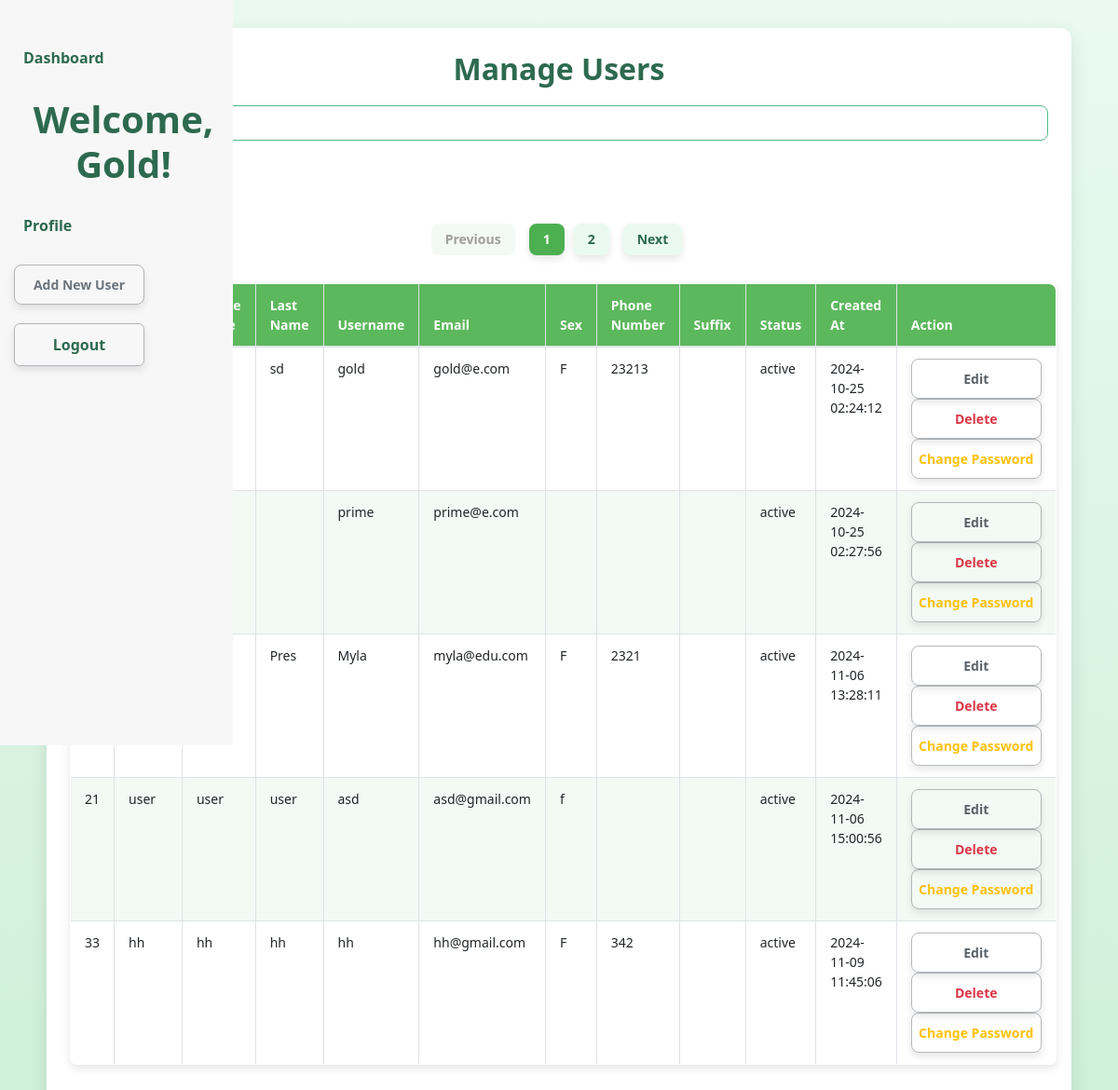
The page /dashboard.php (signed in) on the database its author committed.
### tables this page shows
CREATE TABLE `users` (
  `id` int(11) UNSIGNED NOT NULL,
  `firstname` varchar(255) NOT NULL,
  `username` varchar(100) NOT NULL,
  `email` varchar(100) NOT NULL,
  `password` varchar(255) NOT NULL,
  `profile_photo` varchar(255) NOT NULL DEFAULT 'default.jpg',
  `status` enum('active','inactive','suspended') DEFAULT 'active',
  `created_at` timestamp NOT NULL DEFAULT current_timestamp(),
  `sex` varchar(10) DEFAULT NULL,
  `phonenumber` varchar(15) DEFAULT NULL,
  `user_role_id` int(11) DEFAULT NULL,
  `suffix` varchar(10) DEFAULT NULL,
  `middlename` varchar(255) DEFAULT NULL,
  `lastname` varchar(255) NOT NULL
);

### dashboard.php (the view, shortened to what this page needs)
<?php
include 'db.php';
try {
    $limit = 5;
    $page = isset($_GET['page']) ? (int)$_GET['page'] : 1;
    $start = ($page - 1) * $limit;
     $searchTerm = isset($_GET['searchTerm']) ? $_GET['searchTerm'] : '';
     if ($searchTerm) {
         $stmt = $conn->prepare("SELECT id, firstname, middlename, lastname, username, email, sex, phonenumber, suffix, status, created_at
                                 FROM users
                                 WHERE firstname LIKE :firstname OR lastname LIKE :lastname
                                 LIMIT :start, :limit");
         $stmt->bindValue(':firstname', '%' . $searchTerm . '%', PDO::PARAM_STR);
         $stmt->bindValue(':lastname', '%' . $searchTerm . '%', PDO::PARAM_STR);
     } else {
         $stmt = $conn->prepare("SELECT id, firstname, middlename, lastname, username, email, sex, phonenumber, suffix, status, created_at
                                 FROM users
                                 LIMIT :start, :limit");
     }
     $stmt->bindValue(':start', $start, PDO::PARAM_INT);
     $stmt->bindValue(':limit', $limit, PDO::PARAM_INT);
     $stmt->execute();
     $users = $stmt->fetchAll(PDO::FETCH_ASSOC);
    $countStmt = $conn->prepare("SELECT COUNT(id) AS total_users FROM users");
    $countStmt->execute();
    $totalUsers = $countStmt->fetch(PDO::FETCH_ASSOC)['total_users'];
    $totalPages = ceil($totalUsers / $limit);
} catch (PDOException $e) {
    echo "Error: " . $e->getMessage();
    exit();
}
?>
<!DOCTYPE html>
<html lang="en">
<head>
    <link href="https://stackpath.bootstrapcdn.com/bootstrap/4.5.2/css/bootstrap.min.css" rel="stylesheet">
    <link rel="stylesheet" href="styletwo.css">
    <link rel="stylesheet" href="form.css">
</head>
<body>
<div id="sidebar">
    <ul>
        <li><a href="#">Dashboard</a></li>
        <li><h1>Welcome, <?php echo htmlspecialchars(ucfirst($_SESSION['username'])) . '!'; ?></h1></li>
        <li><a href="#">Profile</a></li>
        <button type="button" class="btn btn-success" onclick="openAddUserModal()">Add New User</button>
        <li><a href="logout.php" class="btn btn-danger">Logout</a></li>
    </ul>
</div>
  <div class="container">
        <h2>Manage Users</h2>
        <table class="table table-bordered">
            <thead>
                <tr>
                    <th>ID</th>
                    <th>First Name</th>
                    <th>Middle Name</th>
                    <th>Last Name</th>
                    <th>Username</th>
                    <th>Email</th>
                    <th>Sex</th>
                    <th>Phone Number</th>
                    <th>Suffix</th>
                    <th>Status</th>
                    <th>Created At</th>
                    <th>Action</th>
                </tr>
            </thead>
            <tbody>
                <?php foreach ($users as $user): ?>
                <tr>
                    <td><?php echo htmlspecialchars($user['id']); ?></td>
                    <td><?php echo htmlspecialchars($user['firstname']); ?></td>
                    <td><?php echo htmlspecialchars($user['middlename']); ?></td>
                    <td><?php echo htmlspecialchars($user['lastname']); ?></td>
                    <td><?php echo htmlspecialchars($user['username']); ?></td>
                    <td><?php echo htmlspecialchars($user['email']); ?></td>
                    <td><?php echo htmlspecialchars($user['sex']); ?></td>
                    <td><?php echo htmlspecialchars($user['phonenumber']); ?></td>
                    <td><?php echo htmlspecialchars($user['suffix']); ?></td>
                    <td><?php echo htmlspecialchars($user['status']); ?></td>
                    <td><?php echo htmlspecialchars($user['created_at']); ?></td>
                    <td>
                        <form action="dashboard.php" method="POST" style="display:inline;">
                            <button type="button" class="btn btn-edit" onclick="openEditUserModal(<?php echo htmlspecialchars($user['id']); ?>)">Edit</button>
                            <button type="submit" name="delete" class="btn btn-delete" onclick="return confirm('Are you sure you want to delete this user?');">Delete</button>
                            <button type="button" class="btn btn-change-password" onclick="openChangePasswordModal(<?php echo htmlspecialchars($user['id']); ?>)">Change Password</button>
                        </form>
                    </td>
                </tr>
                <?php endforeach; ?>
        <form method="GET" action="dashboard.php">
            <div class="form-group">
                <input type="text" name="searchTerm" class="form-control" placeholder="Search by Name" value="<?php echo htmlspecialchars($searchTerm); ?>">
            </div>
            <button type="submit" name="search" class="btn btn-primary">Search</button>
        </form>
            <link rel="stylesheet" href="pagination.css">
            <nav aria-label="User pagination">
            <ul class="pagination justify-content-center">
                <?php if ($page > 1): ?>
                <li class="page-item">
                    <a class="page-link" href="?page=<?php echo $page - 1; ?>">Previous</a>
                </li>
                <?php else: ?>
                <li class="page-item disabled">
                    <a class="page-link">Previous</a>
                </li>
                <?php endif; ?>
                <?php for ($i = 1; $i <= $totalPages; $i++): ?>
                <li class="page-item <?php echo ($i == $page) ? 'active' : ''; ?>">
                    <a class="page-link" href="?page=<?php echo $i; ?>"><?php echo $i; ?></a>
                </li>
                <?php endfor; ?>
                <?php if ($page < $totalPages): ?>
                <li class="page-item">
                    <a class="page-link" href="?page=<?php echo $page + 1; ?>">Next</a>
                </li>
                <?php else: ?>
                <li class="page-item disabled">
                    <a class="page-link">Next</a>
                </li>
                <?php endif; ?>
            </ul>
            </nav>
            </tbody>
        </table>
    </div>
</body>
</html>

### styletwo.css (style rules this page uses)
body { background: linear-gradient(to bottom, #eafaf1, #d0f0d9); font-family: 'Segoe UI', Tahoma, Geneva, Verdana, sans-serif; color: #2d6a4f; margin: 0; padding: 0; display: flex; }
#sidebar { width: 250px; min-height: 100vh; background-color: #f7f7f7; position: fixed; top: 0; left: 0; padding-top: 20px; padding-left: 15px; }
#sidebar ul { list-style: none; padding: 0; }
#sidebar ul li { margin: 20px 0; }
#sidebar ul li a { text-decoration: none; color: #2d6a4f; font-weight: 600; font-size: 16px; display: block; padding: 10px; border-radius: 6px; transition: background-color 0.3s; }
.container { margin-top: 30px; padding: 25px; border-radius: 12px; background-color: #fff; box-shadow: 0 6px 20px rgba(0, 0, 0, 0.1); max-width: 1100px; margin-left: auto; margin-right: auto; flex: 1; }
h1, h2 { color: #2d6a4f; font-weight: 700; text-align: center; margin-bottom: 20px; }
.btn { border: none; border-radius: 8px; padding: 10px 15px; font-weight: 600; box-shadow: 0 4px 8px rgba(0, 0, 0, 0.1); transition: background-color 0.3s, transform 0.2s; }
.btn-primary { background-color: #4CAF50; color: white; }
.btn-success { background-color: #28a745; color: white; }
.btn-danger { background-color: #dc3545; color: white; }
.table { margin-top: 20px; border-collapse: collapse; width: 100%; border-radius: 8px; overflow: hidden; box-shadow: 0 4px 10px rgba(0, 0, 0, 0.1); }
.table thead { background-color: #5cb85c; color: white; }
.table th, .table td { padding: 12px 15px; text-align: left; font-size: 14px; }
.table tbody tr:nth-child(even) { background-color: #f3f9f5; }
.form-control { border: 1px solid #52b788; border-radius: 8px; padding: 10px; transition: box-shadow 0.2s; }

### form.css (style rules this page uses)
td { padding: 10px; text-align: center; border-bottom: 1px solid #ddd; }
form { display: flex; gap: 10px; justify-content: center; }
.btn { padding: 10px 0; font-size: 14px; width: 140px; border: 1px solid rgba(108, 117, 125, 0.5); border-radius: 8px; cursor: pointer; color: #6C757D; background-color: transparent; transition: all 0.3s ease-in-out; box-shadow: 0 4px 8px rgba(0, 0, 0, 0.1); }
.btn-edit { color: #5A6268; }
.btn-delete { color: #DC3545; }
.btn-change-password { color: #FFC107; }

### pagination.css (style rules this page uses)
.pagination { display: flex; justify-content: center; align-items: center; padding: 10px 0; margin-top: 20px; }
.pagination .page-link { border: none; border-radius: 8px; padding: 8px 15px; margin: 0 5px; font-weight: 600; font-size: 14px; color: #2d6a4f; background-color: #eafaf1; box-shadow: 0 4px 8px rgba(0, 0, 0, 0.1); cursor: pointer; transition: background-color 0.3s, transform 0.2s; }
.pagination .page-item.active .page-link { background-color: #4CAF50; color: white; font-weight: bold; }
.pagination .page-item.disabled .page-link { color: #9e9e9e; background-color: #f3f9f5; cursor: not-allowed; box-shadow: none; }
.pagination .page-item:first-child .page-link, .pagination .page-item:last-child .page-link { border-radius: 8px; }
.pagination .page-item:first-child .page-link { margin-right: 10px; }
.pagination .page-item:last-child .page-link { margin-left: 10px; }

### rows shown on the page
users: lastname "sd", username "gold", email "gold@e.com", sex "F", phonenumber "23213", status "active", created_at "2024-10-25 02:24:12"
users: username "prime", email "prime@e.com", status "active", created_at "2024-10-25 02:27:56"
users: lastname "Pres", username "Myla", email "myla@edu.com", sex "F", phonenumber "2321", status "active", created_at "2024-11-06 13:28:11"
users: id "21", firstname "user", middlename "user", lastname "user", username "asd", email "asd@gmail.com", sex "f", status "active", created_at "2024-11-06 15:00:56"
users: id "33", firstname "hh", middlename "hh", lastname "hh", username "hh", email "hh@gmail.com", sex "F", phonenumber "342", status "active", created_at "2024-11-09 11:45:06"

### other values the page prints
$_SESSION['username'] "Gold"
